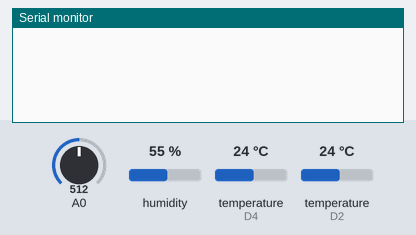
A sketch run on a simulated ESP8266 (NodeMCU). Parts: the last lines printed to the serial monitor. The inputs (shaded band) are chosen by the test bench; at power-on: temperature (sensors on D2, D4) 24 °C, A0 = 512, humidity 55 %. WiFi joins after 1.5 s; servers stay silent unless stated.

Above: at 3.0 s.
3.1 s: temperature (sensor on D2) set to 12 °C
At 4.5 s:
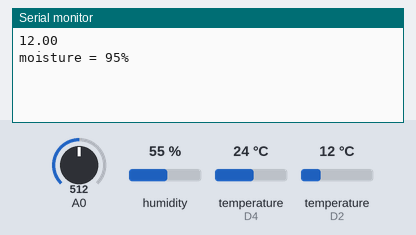
6.7 s: A0 set to 716
At 10.0 s:
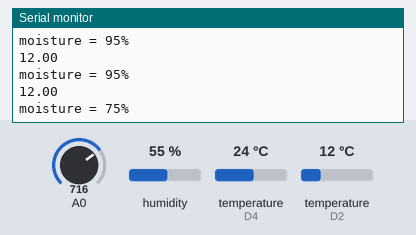
10.3 s: temperature (sensor on D2) set to 19 °C
At 13.2 s:
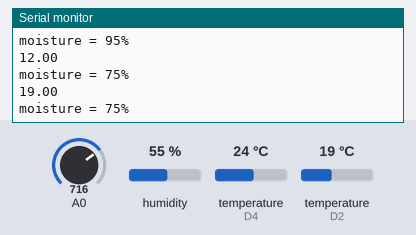
13.9 s: A0 set to 992
At 17.9 s:
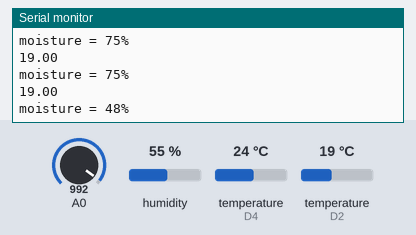
Timing chart, 0 to 18.5 s (numbered marks = the images above; inputs shaded):
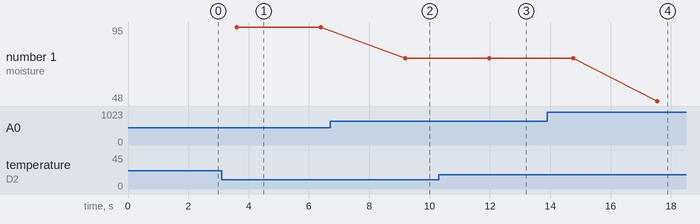

The sketch:

garden_scatch.ino
```cpp
#define BLYNK_PRINT Serial
#include <OneWire.h>
#include <SPI.h>
#include <BlynkSimpleEsp8266.h>
#include <DHT.h>
#include <DallasTemperature.h>
#define ONE_WIRE_BUS D2
OneWire oneWire(ONE_WIRE_BUS);
DallasTemperature sensors(&oneWire);
char auth[] ="BOsoqmyvsdJSenk51n6EplHN0jqela_aajwi";
char ssid[] = "Iqbal";
char pass[] = "Password";
//code written by Md iqbal
//website:-techiqbal.com
//Youtube:-Techiqbal
#define DHTPIN 2
#define DHTTYPE DHT11
int moisture;
DHT dht(DHTPIN, DHTTYPE);
SimpleTimer timer;
void sendSensor()
{
float h = dht.readHumidity();
float t = dht.readTemperature();

if (isnan(h) || isnan(t)) {
Serial.println("Failed to read from DHT sensor!");
return;
}

Blynk.virtualWrite(V5, h); //V5 is for Humidity
Blynk.virtualWrite(V6, t); //V6 is for Temperature
}
void setup()
{
Serial.begin(9600);
dht.begin();

timer.setInterval(1000L, sendSensor);
Blynk.begin(auth, ssid, pass);
sensors.begin();
}
int sensor=0;
int output=0;
void sendTemps()
{
sensor=analogRead(A0);
output=(145-map(sensor,0,1023,0,100)); //in place 145 there is 100(it change with the change in sensor)
delay(1000);
sensors.requestTemperatures();
float temp = sensors.getTempCByIndex(0);
Serial.println(temp);
Serial.print("moisture = ");
Serial.print(output);
Serial.println("%");
Blynk.virtualWrite(V1, temp);
Blynk.virtualWrite(V2,output);
delay(1000);
}
void loop()
{
Blynk.run();
timer.run();
sendTemps();
}
//code written by Md iqbal
//website:-techiqbal.com
//Youtube:-Techiqbal
```

Measured:
- after the input at 3.1 s, the serial monitor: prints a new line after 0.51 s (image 1)
- after the input at 6.7 s, the serial monitor: prints a new line after 2.5 s (image 2)
- after the input at 10.3 s, the serial monitor: prints a new line after 1.7 s (image 3)
- after the input at 13.9 s, the serial monitor: prints a new line after 3.7 s (image 4)
- plotted number 1: 95 → 75 after the input at 6.7 s, 75 → 48 after the input at 13.9 s
